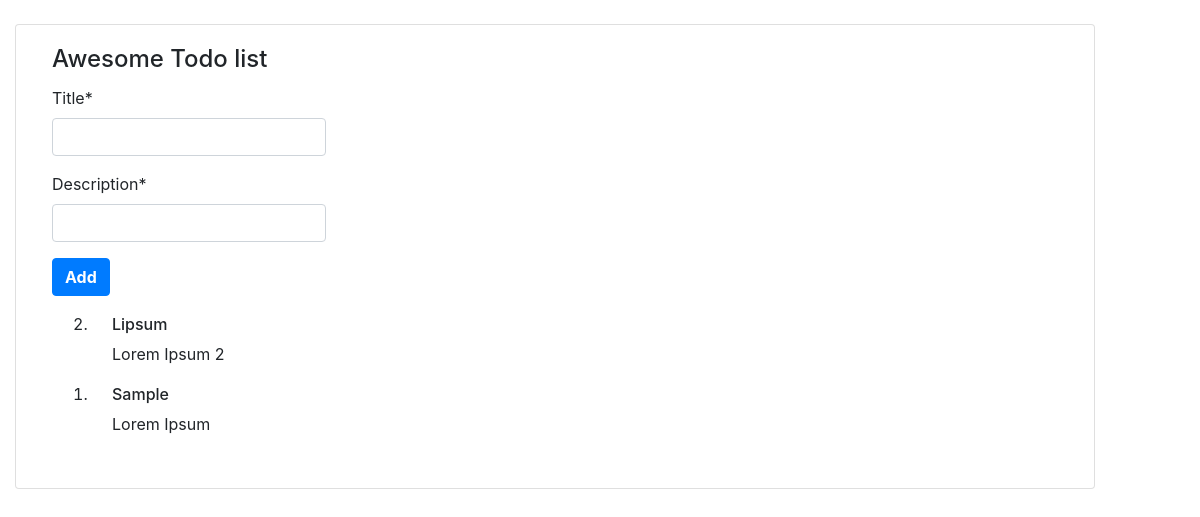
/, run on an earlier commit of the app's database.
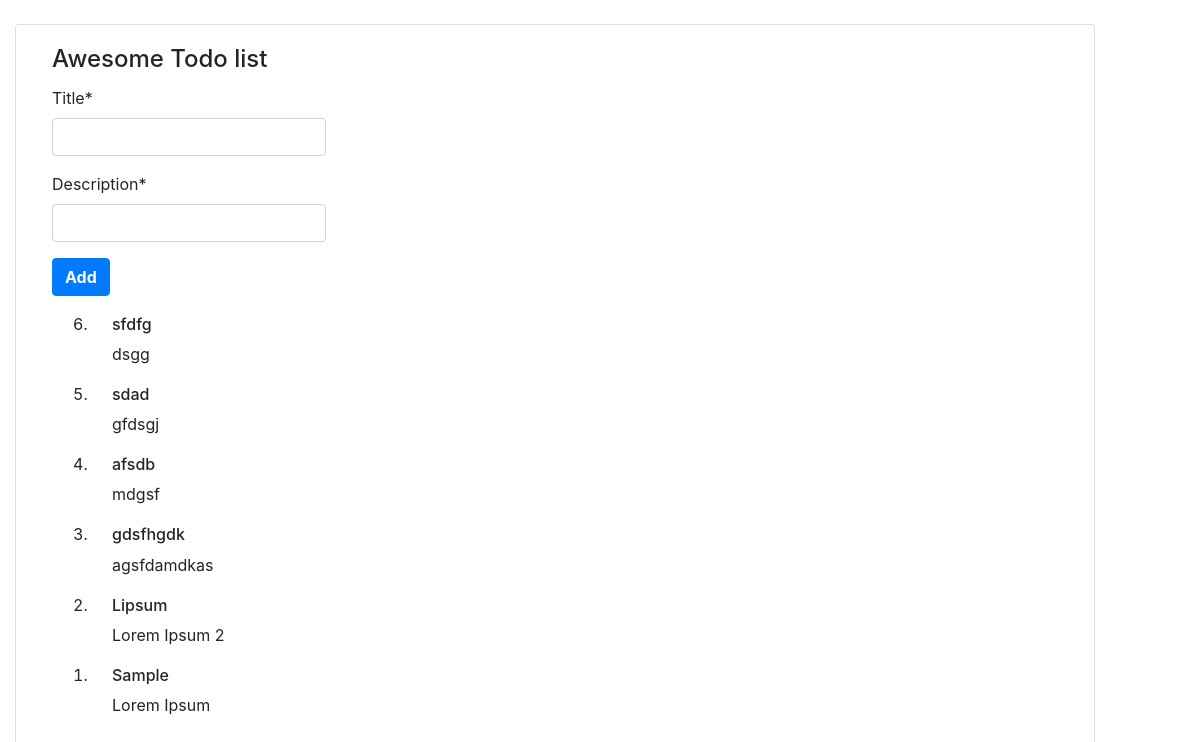
And on a later commit of the database.
### Todo/models.py (models this page shows, shortened)
class Todo(models.Model):
    title=models.CharField(max_length=50,blank=False)
    description=models.CharField(max_length=200, blank=False)
    date_added = models.DateTimeField(default=django.utils.timezone.now)
    is_completed = models.BooleanField(default=False, blank=False)

### Todo/views.py (the view)
# urls.py: 2. Add a URL to urlpatterns:  path('', views.home, name='home')
def home(request):
    context = {}
    todos  = Todo.objects.all()
    context['todos'] = todos
    if request.POST:
        form = ToDoForm(request.POST)
        context['form'] = form
        if form.is_valid():
            form.save()
            return redirect('home')
        else:
            form = ToDoForm()
            context['form'] = form
    else:
        form = ToDoForm(
            initial={
                'titile': '',
                'description': ''
            }
        )
        context['form'] = form
    return render(request,'home.html', context)

### Todo/forms.py
class ToDoForm(forms.ModelForm):
    class Meta:
        model = Todo
        fields = ('title', 'description')

### Todo/templates/home.html (shortened to what this page needs)
﻿{% load static %}
{%load crispy_forms_tags %}
<!DOCTYPE html>
<html lang="en">
<head>
    <link rel="stylesheet" href="{% static 'main.css' %}">
    <link rel="stylesheet" href="https://maxcdn.bootstrapcdn.com/bootstrap/4.0.0/css/bootstrap.min.css">
    <link rel="stylesheet" href="https://cdnjs.cloudflare.com/ajax/libs/font-awesome/4.0.3/css/font-awesome.css">
</head>
<body>
    <div class="page-content page-container" id="page-content">
        <div class="padding">
            <div class="row container d-flex justify-content-center">
                <div class="col-md-12">
                    <div class="card px-3">
                        <div class="card-body">
                            <h4 class="card-title">Awesome Todo list</h4>
                            <div class="add-items d-flex">
                                <form method="POST">
                                   {{ form|crispy }}
                                    <button type="submit"
                                        class="add btn btn-primary font-weight-bold todo-list-add-btn">Add</button>
                                </form>
                            </div>
                            <div class="list-wrapper">
                                <ol class="d-flex flex-column-reverse todo-list">
                                    {% for todo in todos %}
                                    <li>
                                        <div class="form-check">
                                            <h6>{{ todo.title }}</h6>
                                            <p>{{ todo.description }}</p>
                                        </div>
                                    </li>
                                    {% endfor %}
                                </ol>
                            </div>
                        </div>
                    </div>
                </div>
            </div>
        </div>
    </div>
</body>
</html>

What changed in the data, as far as the page shows it:
added Todo: title "gdsfhgdk", description "agsfdamdkas"
added Todo: title "afsdb", description "mdgsf"
added Todo: title "sdad", description "gfdsgj"
added Todo: title "sfdfg", description "dsgg"
